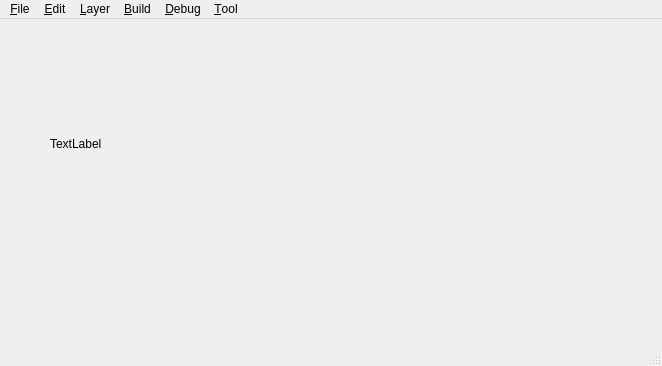
<?xml version="1.0" encoding="UTF-8"?>
<ui version="4.0">
 <class>MainWindow</class>
 <widget class="QMainWindow" name="MainWindow">
  <property name="geometry">
   <rect>
    <x>0</x>
    <y>0</y>
    <width>662</width>
    <height>366</height>
   </rect>
  </property>
  <property name="windowTitle">
   <string>Procjection</string>
  </property>
  <property name="windowIcon">
   <iconset>
    <normaloff>../../../Pictures/Screenshot from 2016-09-14 16-08-26.png</normaloff>../../../Pictures/Screenshot from 2016-09-14 16-08-26.png</iconset>
  </property>
  <widget class="QWidget" name="centralWidget">
   <widget class="QLabel" name="label">
    <property name="geometry">
     <rect>
      <x>50</x>
      <y>39</y>
      <width>491</width>
      <height>171</height>
     </rect>
    </property>
    <property name="text">
     <string>TextLabel</string>
    </property>
   </widget>
  </widget>
  <widget class="QMenuBar" name="menuBar">
   <property name="geometry">
    <rect>
     <x>0</x>
     <y>0</y>
     <width>662</width>
     <height>30</height>
    </rect>
   </property>
   <widget class="QMenu" name="menu_File">
    <property name="title">
     <string>&amp;File</string>
    </property>
    <addaction name="actionOpen"/>
    <addaction name="actionSave"/>
    <addaction name="actionOpen_whth"/>
    <addaction name="separator"/>
    <addaction name="actionClose"/>
    <addaction name="separator"/>
    <addaction name="actionExit"/>
   </widget>
   <widget class="QMenu" name="menu_Edit">
    <property name="title">
     <string>&amp;Edit</string>
    </property>
    <addaction name="actionUndo_Ctrl_z"/>
    <addaction name="actionRedo"/>
    <addaction name="separator"/>
    <addaction name="actionCopy"/>
    <addaction name="actionCut_Ctrl_V"/>
    <addaction name="action_Paste"/>
   </widget>
   <widget class="QMenu" name="menu_Build">
    <property name="title">
     <string>&amp;Build</string>
    </property>
   </widget>
   <widget class="QMenu" name="menu_Debug">
    <property name="title">
     <string>&amp;Debug</string>
    </property>
   </widget>
   <widget class="QMenu" name="menu_Tool">
    <property name="title">
     <string>&amp;Tool</string>
    </property>
    <addaction name="action_Option"/>
   </widget>
   <widget class="QMenu" name="menu_Layer">
    <property name="title">
     <string>&amp;Layer</string>
    </property>
    <addaction name="actionFirst"/>
   </widget>
   <addaction name="menu_File"/>
   <addaction name="menu_Edit"/>
   <addaction name="menu_Layer"/>
   <addaction name="menu_Build"/>
   <addaction name="menu_Debug"/>
   <addaction name="menu_Tool"/>
  </widget>
  <widget class="QStatusBar" name="statusBar"/>
  <action name="actionOpen">
   <property name="text">
    <string>Open</string>
   </property>
   <property name="shortcut">
    <string>Ctrl+O</string>
   </property>
  </action>
  <action name="actionSave">
   <property name="text">
    <string>Save    </string>
   </property>
   <property name="shortcut">
    <string>Ctrl+S</string>
   </property>
  </action>
  <action name="actionOpen_whth">
   <property name="text">
    <string>Open with ...</string>
   </property>
  </action>
  <action name="actionClose">
   <property name="text">
    <string>Close                               </string>
   </property>
  </action>
  <action name="actionExit">
   <property name="text">
    <string>Exit</string>
   </property>
   <property name="shortcut">
    <string>Ctrl+Q</string>
   </property>
  </action>
  <action name="actionUndo_Ctrl_z">
   <property name="text">
    <string>Undo                                      &lt;Ctrl+z&gt;</string>
   </property>
   <property name="shortcut">
    <string>Ctrl+Z</string>
   </property>
  </action>
  <action name="actionRedo">
   <property name="text">
    <string>Redo                                &lt;Ctrl+Shift+r&gt;</string>
   </property>
  </action>
  <action name="actionCopy">
   <property name="text">
    <string>Copy                                      &lt;Ctrl+C&gt;</string>
   </property>
   <property name="shortcut">
    <string>Ctrl+C</string>
   </property>
  </action>
  <action name="actionCut_Ctrl_V">
   <property name="text">
    <string>Cut                                         &lt;Ctrl+V&gt;</string>
   </property>
  </action>
  <action name="action_Paste">
   <property name="text">
    <string>&amp;Paste </string>
   </property>
  </action>
  <action name="action_Option">
   <property name="text">
    <string>&amp;Option</string>
   </property>
  </action>
  <action name="actionFirst">
   <property name="text">
    <string>first</string>
   </property>
  </action>
 </widget>
 <layoutdefault spacing="6" margin="11"/>
 <resources/>
 <connections>
  <connection>
   <sender>actionExit</sender>
   <signal>triggered()</signal>
   <receiver>MainWindow</receiver>
   <slot>close()</slot>
   <hints>
    <hint type="sourcelabel">
     <x>-1</x>
     <y>-1</y>
    </hint>
    <hint type="destinationlabel">
     <x>330</x>
     <y>182</y>
    </hint>
   </hints>
  </connection>
  <connection>
   <sender>actionOpen</sender>
   <signal>triggered()</signal>
   <receiver>MainWindow</receiver>
   <slot>on_pushButton_Clicked()</slot>
   <hints>
    <hint type="sourcelabel">
     <x>-1</x>
     <y>-1</y>
    </hint>
    <hint type="destinationlabel">
     <x>330</x>
     <y>182</y>
    </hint>
   </hints>
  </connection>
 </connections>
 <slots>
  <slot>on_pushButton_Clicked()</slot>
 </slots>
</ui>
